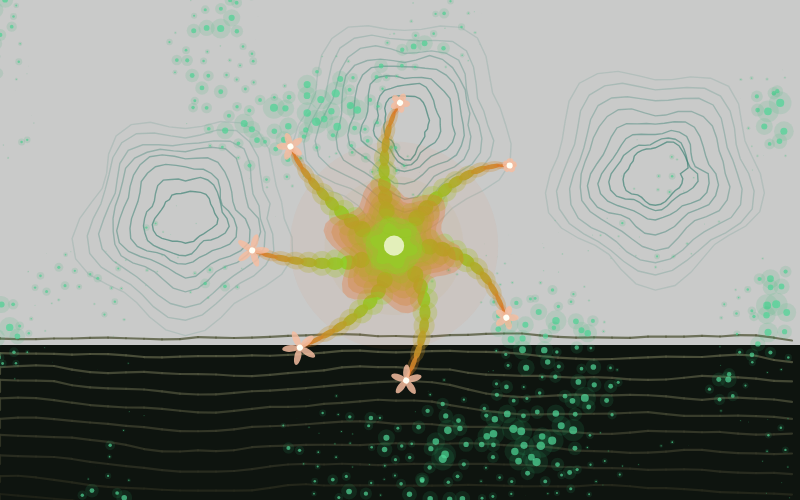
Frame 1 (no input)
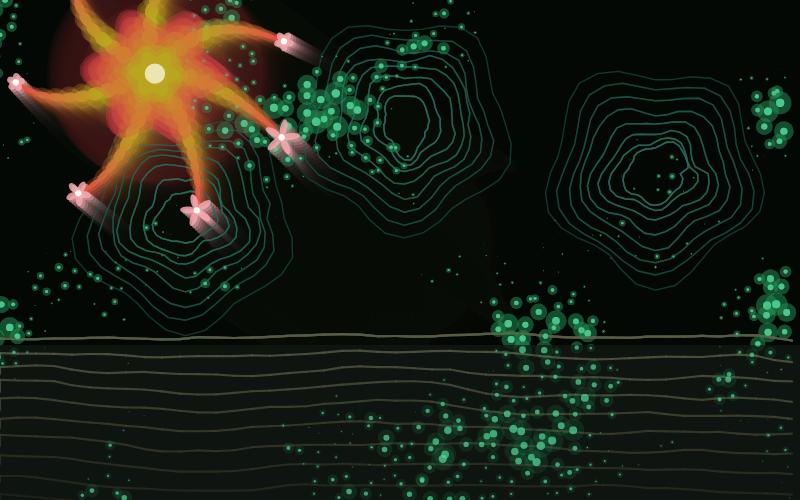
Frame 60 (no input)
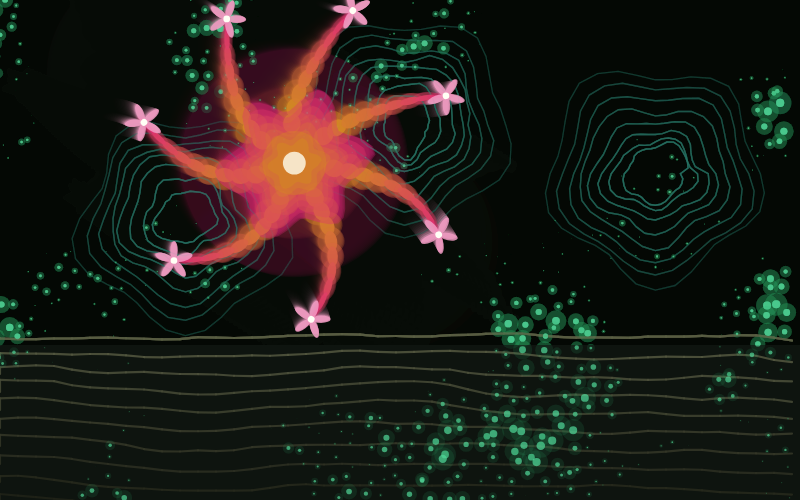
Frame 120 (the mouse pressed at the canvas centre since frame 60)

The p5.js sketch that drew these frames (run headless with seeded random() and noise() and a simulated clock; from frame 60 on, the mouse is pressed at the canvas centre):

// p5.js sketch
// ── sketch.js
// TRACE - a creature that wanders a habitat and feeds on it. 800 x 500

let t = 0;
let cx;
let cy;
let energy = 0.5;
let dormant = false;
let idleFrames = 0;
let lastX = 0;
let lastY = 0;
let fieldOffset = 0;

// the two ends of the colour gradient, kept as plain numbers
let rA = 0;
let gA = 0;
let bA = 0;
let rB = 0;
let gB = 0;
let bB = 0;

function setup() {
  createCanvas(800, 500);
  angleMode(DEGREES);
  cx = width / 2;
  cy = height / 2;
}

function draw() {
  t = t + 1;
  mixPalette();

  // a see-through wipe instead of background(), so the old frame fades
  noStroke();
  fill(6, 11, 9, 55);
  rect(0, 0, width, height);

  drawStrata();
  drawColonies();
  drawSpores();
  watchIdle();
  moveCreature();

  push();
  translate(cx, cy);
  drawCreature();
  pop();
}

// three sines 120 degrees apart walk R, G and B around the spectrum.
// the B set runs the same walk, started 70 degrees later.
function mixPalette() {
  let a = t * 0.4;
  rA = 128 + sin(a) * 110;
  gA = 128 + sin(a + 120) * 110;
  bA = 128 + sin(a + 240) * 110;
  rB = 128 + sin(a + 70) * 110;
  gB = 128 + sin(a + 190) * 110;
  bB = 128 + sin(a + 310) * 110;
}

// amount is 0 at one end of the gradient and 1 at the other
function fillMix(amount, alpha) {
  noStroke();
  fill(rA + (rB - rA) * amount, gA + (gB - gA) * amount, bA + (bB - bA) * amount, alpha);
}

// ---------- habitat ----------

// layers of ground, bent by a sine and roughened by noise
function drawStrata() {
  noStroke();
  fill(14, 20, 15);
  rect(0, 345, width, height - 345);

  for (let y = 338; y < height + 30; y = y + 18) {
    let shade = map(y, 338, height, 95, 34);
    stroke(shade * 0.95, shade, shade * 0.72, 215);
    strokeWeight(2.2);
    let px = 0;
    let py = y;
    for (let x = 0; x <= width; x = x + 18) {
      let yy = y + sin(x * 0.011) * 16 + (noise(x * 0.005 + fieldOffset, y * 0.01) - 0.5) * 34;
      line(px, py, x, yy);
      px = x;
      py = yy;
    }
  }
  noStroke();
}

// growths that were here before the creature arrived
function drawColonies() {
  noFill();
  strokeWeight(1.4);
  for (let c = 0; c < 3; c++) {
    let colX = map(c, 0, 2, 160, width - 160) + (noise(c * 9 + fieldOffset) - 0.5) * 150;
    let colY = 100 + noise(c * 9 + 55 + fieldOffset) * 190;
    for (let ring = 1; ring < 9; ring++) {
      stroke(40, 120, 105, map(ring, 1, 8, 150, 35));
      beginShape();
      for (let a = 0; a < 360; a = a + 10) {
        let rr = ring * 11 + sin(a * 5) * 10 * (ring / 8) + noise(a * 0.012 + c * 40 + fieldOffset, ring * 0.3) * 34;
        vertex(colX + cos(a) * rr, colY + sin(a) * rr);
      }
      endShape(CLOSE);
    }
  }
  noStroke();
}

// a jittered grid. only the rich spots in the noise field grow a spore,
// and nothing is stored: every spore is worked out again each frame.
function drawSpores() {
  for (let i = 0; i < 50; i++) {
    for (let j = 0; j < 32; j++) {
      let x = i * 16 + (noise(i * 1.7, j * 1.7) - 0.5) * 30;
      let y = j * 16 + (noise(i * 1.7 + 40, j * 1.7 + 40) - 0.5) * 30;
      let n = noise(x * 0.009 + fieldOffset, y * 0.009);

      if (n > 0.505) {
        let d = (n - 0.505) * 42 * (0.4 + noise(i * 2.3 + 90, j * 2.3 + 90));

        // holding the mouse draws the ground in toward the creature
        if (mouseIsPressed === true) {
          if (dist(cx, cy, x, y) < 100) { d = d * 0.25; energy = energy + 0.00006; }
        }
        fill(50, 130 + n * 80, 80 + n * 50, 32);
        circle(x, y, d * 2.8);
        fill(80, 175 + n * 55, 120 + n * 45, 185);
        circle(x, y, d);
      }
    }
  }
}

// ---------- behaviour ----------

// if the cursor has not moved for a while, the creature settles down
function watchIdle() {
  if (mouseX === lastX && mouseY === lastY) {
    idleFrames = idleFrames + 1;
  } else {
    idleFrames = 0;
  }
  lastX = mouseX;
  lastY = mouseY;
  if (idleFrames > 150) { dormant = true; } else { dormant = false; }
}

function moveCreature() {
  cx = cx + (noise(t * 0.006) - 0.5) * 2.6;
  cy = cy + (noise(t * 0.006 + 90) - 0.5) * 2.6;

  if (dormant === false) {
    cx = cx + (mouseX - cx) * 0.016;
    cy = cy + (mouseY - cy) * 0.016;
  }

  if (cx < 40) { cx = 40; }
  if (cx > width - 40) { cx = width - 40; }
  if (cy < 40) { cy = 40; }
  if (cy > height - 40) { cy = height - 40; }

  energy = energy - 0.0012;
  if (energy < 0.15) { energy = 0.15; }
  if (energy > 1) { energy = 1; }
}

// ---------- the creature ----------

function drawCreature() {
  let reach = 0.55 + energy * 0.6;
  if (dormant === true) { reach = reach * 0.55; }

  push();
  scale((0.5 + energy * 0.6) * (1 + sin(t * 1.4) * 0.1));

  for (let i = 3; i > 0; i--) {
    fillMix(i / 3, 13);
    circle(0, 0, 260 * (i / 3));
  }

  for (let i = 0; i < 7; i++) {
    push();
    rotate(i * 51.4 + sin(t * 0.7) * 7);
    drawArm(9, 25 * reach, 18, i * 40);
    pop();
  }

  drawBody(62);
  drawCore(25);
  pop();
}

// a chain of segments. each one rotates a little further than the last,
// so a wave travels from the base out to the tip.
function drawArm(segs, segLen, baseWidth, phase) {
  push();
  translate(34, 0);

  let speed = 2.2;
  if (dormant === true) { speed = 0.6; }

  for (let s = 0; s < segs; s++) {
    rotate(sin(t * speed + phase + s * 26) * (34 / segs) + 6);
    let f = s / segs;
    let w = baseWidth * (1 - f) + 2;
    fillMix(f, 70);
    ellipse(segLen * 0.5, 0, segLen * 1.35, w * 2.2);
    fillMix(f, 225);
    ellipse(segLen * 0.5, 0, segLen, w);
    translate(segLen * 0.78, 0);
  }

  let open = map(sin(t * 1.6 + phase), -1, 1, 0.25, 1);
  if (mouseIsPressed === true) { open = 1; }
  if (dormant === true) { open = 0.15; }
  drawCap(17, open);
  pop();
}

// five petals that fold open and shut
function drawCap(size, open) {
  for (let p = 0; p < 5; p++) {
    push();
    rotate(p * 72 + 20 - 45 * (1 - open));
    noStroke();
    fill(rB + (255 - rB) * 0.55, gB + (255 - gB) * 0.55, bB + (255 - bB) * 0.55, 215);
    ellipse(size * 0.55 * open + 2, 0, size * 1.1 * open + 3, size * 0.5);
    pop();
  }
  fill(255, 255, 245);
  circle(0, 0, size * 0.45);
}

// nested lumpy shells, each a step further along the gradient
function drawBody(r) {
  for (let i = 6; i >= 0; i--) {
    let f = i / 6;
    fillMix(f, 75);
    beginShape();
    for (let a = 0; a < 360; a = a + 6) {
      let rr = r * (0.42 + f * 0.82);
      rr = rr + sin(a * 6 + t * 1.1) * rr * 0.16 + (noise(a * 0.02, t * 0.01) - 0.5) * rr * 0.28;
      vertex(cos(a) * rr, sin(a) * rr);
    }
    endShape(CLOSE);
  }
}

function drawCore(size) {
  let pulse = 1 + sin(t * 3.1) * 0.2;
  fillMix(0, 70);
  circle(0, 0, size * 2.8 * pulse);
  fill(255, 255, 240, 120 + energy * 135);
  circle(0, 0, size * pulse);
}

// a brand new habitat
function keyPressed() {
  fieldOffset = random(1000);
}
